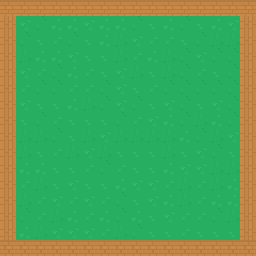

Below is a game level as drawn by its tile map, then a one-line description and the .tmx file that defines it, in full:
An orthogonal 16x16 tile map with 16x16 px tiles, 2 tile layers (FloorTiles, Details) and 5 objects.

<map version="1.0" orientation="orthogonal" renderorder="right-down" width="16" height="16" tilewidth="16" tileheight="16" nextobjectid="8">
 <properties>
  <property name="ammo" type="int" value="5" />
  <property name="enemy" type="int" value="10" />
  <property name="health" type="int" value="5" />
  <property name="height" type="int" value="16" />
  <property name="width" type="int" value="16" />
 </properties>
 <tileset firstgid="1" source="../atlas/terrain.tsx" />
 <layer name="FloorTiles" width="16" height="16">
  <data encoding="csv">
9,9,12,12,14,14,13,10,13,9,9,12,11,10,14,11,
10,9,13,10,10,9,10,10,13,12,10,13,12,10,9,12,
10,13,12,11,13,12,10,14,9,11,11,12,13,14,14,12,
13,14,10,10,9,12,12,14,11,10,14,13,9,13,13,13,
11,9,11,13,10,11,12,9,14,12,14,13,11,12,13,14,
12,11,13,13,11,11,13,9,12,11,13,13,13,13,13,12,
12,9,12,12,10,14,13,9,13,12,9,13,12,9,13,10,
11,12,13,11,12,12,12,13,11,9,10,13,14,10,13,10,
9,14,14,13,12,14,9,14,14,14,14,10,13,14,9,12,
12,14,12,11,14,9,14,12,12,12,14,12,9,13,12,13,
14,10,10,12,12,11,13,11,12,12,10,9,9,14,14,11,
12,11,14,12,9,12,12,10,9,9,11,14,11,14,10,10,
12,14,11,9,11,9,11,13,12,9,10,14,11,10,10,14,
13,13,11,14,10,11,10,13,10,12,9,11,11,13,14,13,
14,10,14,9,9,9,11,14,13,12,12,11,12,12,12,11,
11,11,12,12,10,10,13,14,13,12,13,10,14,9,14,10
</data>
 </layer>
 <layer name="Details" width="16" height="16">
  <data encoding="csv">
1,1,1,1,1,1,1,1,1,1,1,1,1,1,1,1,
2,0,0,0,0,0,0,0,0,0,0,0,0,0,0,2,
2,0,0,0,0,0,0,0,0,0,0,0,0,0,0,2,
2,0,0,0,0,0,0,0,0,0,0,0,0,0,0,2,
2,0,0,0,0,0,0,0,0,0,0,0,0,0,0,2,
2,0,0,0,0,0,0,0,0,0,0,0,0,0,0,2,
2,0,0,0,0,0,0,0,0,0,0,0,0,0,0,2,
2,0,0,0,0,0,0,0,0,0,0,0,0,0,0,2,
2,0,0,0,0,0,0,0,0,0,0,0,0,0,0,2,
2,0,0,0,0,0,0,0,0,0,0,0,0,0,0,2,
2,0,0,0,0,0,0,0,0,0,0,0,0,0,0,2,
2,0,0,0,0,0,0,0,0,0,0,0,0,0,0,2,
2,0,0,0,0,0,0,0,0,0,0,0,0,0,0,2,
2,0,0,0,0,0,0,0,0,0,0,0,0,0,0,2,
2,0,0,0,0,0,0,0,0,0,0,0,0,0,0,2,
3,3,3,3,3,3,3,3,3,3,3,3,3,3,3,3
</data>
 </layer>
 <objectgroup name="walls">
  <object id="1" x="0.666667" y="0" width="256" height="16" />
  <object id="2" x="0" y="240" width="256" height="16" />
  <object id="3" x="240" y="16" width="16" height="224" />
  <object id="5" x="0" y="16" width="16" height="224" />
 </objectgroup>
 <objectgroup name="playerspawn">
  <object id="6" x="112" y="112" width="16" height="16" />
 </objectgroup>
</map>
